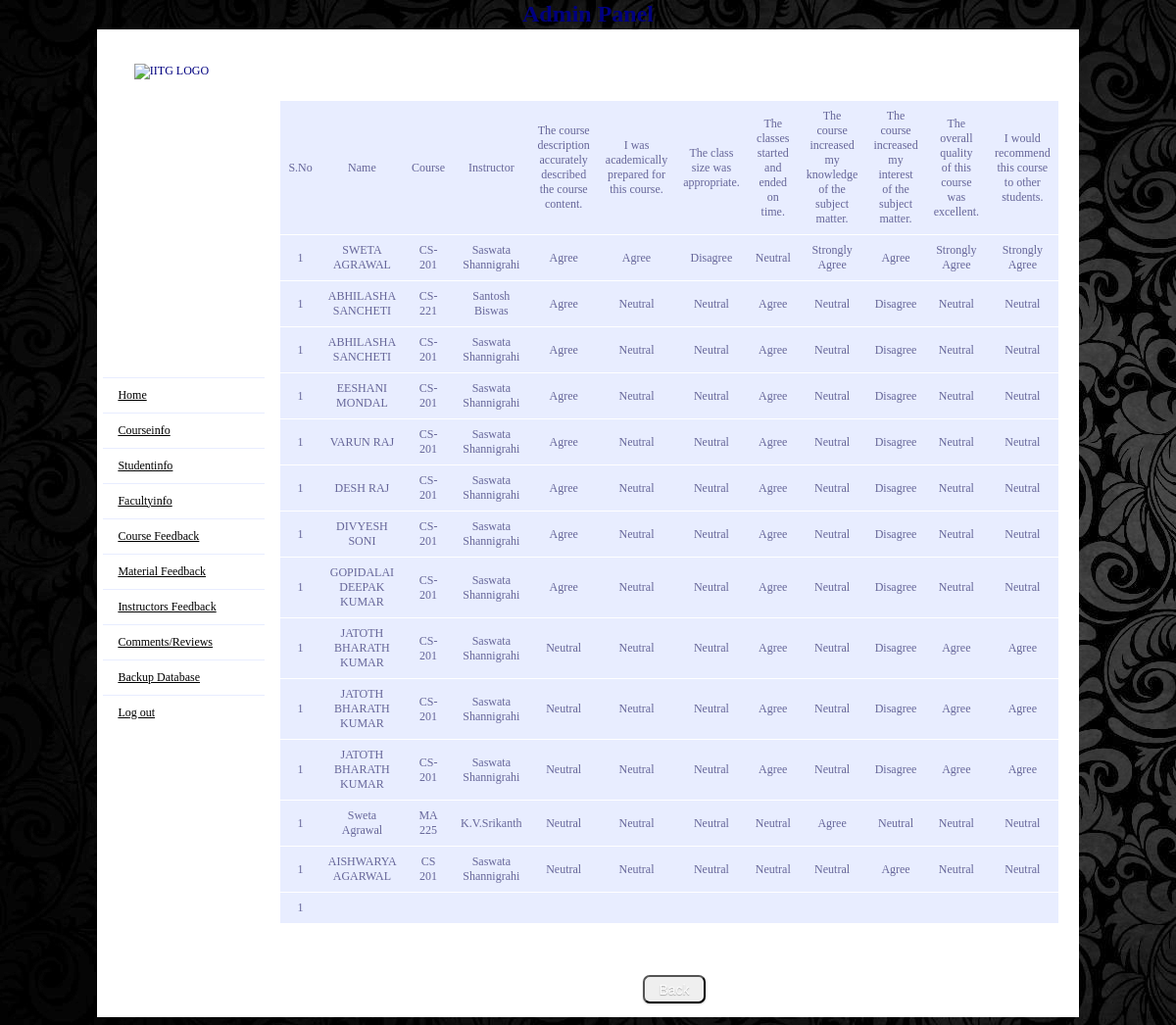
Screenshot of /admin/feedbackinfo.php with the database file from the repository.
### tables this page shows
CREATE TABLE IF NOT EXISTS `formval` (
  `id` int(11) NOT NULL AUTO_INCREMENT,
  `Name` varchar(40) NOT NULL,
  `course` varchar(40) NOT NULL,
  `instructor` varchar(40) NOT NULL,
  `q1` varchar(20) NOT NULL,
  `q2` varchar(20) NOT NULL,
  `q3` varchar(20) NOT NULL,
  `q4` varchar(20) NOT NULL,
  `q5` varchar(20) NOT NULL,
  `q6` varchar(20) NOT NULL,
  `q7` varchar(20) NOT NULL,
  `q8` varchar(20) NOT NULL,
  `q9` varchar(20) NOT NULL,
  `q10` varchar(20) NOT NULL,
  `q11` varchar(20) NOT NULL,
  `q12` varchar(20) NOT NULL,
  `q13` varchar(20) NOT NULL,
  `q14` varchar(20) NOT NULL,
  `q15` varchar(1000) NOT NULL,
  `status` varchar(15) NOT NULL DEFAULT 'NOT DONE',
  PRIMARY KEY (`id`)
);

### admin/feedbackinfo.php (the view, shortened to what this page needs)
<!DOCTYPE html PUBLIC "-//W3C//DTD XHTML 1.0 Transitional//EN" "http://www.w3.org/TR/xhtml1/DTD/xhtml1-transitional.dtd">
<html xmlns="http://www.w3.org/1999/xhtml">
<head>
<link rel="stylesheet" type="text/css" href="style1.css" />
</head>
<body>
<table width="57%" align="center"  border="0" cellpadding="0" cellspacing="1" >
<tr>
<td height="60" colspan="2" align="center">
<img src="logo-iitg.gif" alt="IITG LOGO" style="margin-left:-850px;" ><p align="center" style="margin-top:-80px; margin-bottom:50px;"><b><font size="5">Admin Panel</font></b></p>
</td>
</tr>
<tr>
<td width="17%" >
<?php include('left_side.php');?>
</td>
<td width="83%" align="center" valign="top" bgcolor="#FFFFFF">
<table id="rounded-corner" border="0" align="center" cellpadding="0" cellspacing="0" >
<?php
		$group_by=mysql_query("SELECT distinct(id) FROM formval");
		 echo '<tr>';
				   echo "<td align=center>"."S.No"."</td>";
				   echo "<td align=center>"."Name"."</td>";
				   echo "<td align=center>"."Course"."</td>";
				   echo "<td align=center>"."Instructor"."</td>";
				   echo "<td align=center>"."The course description accurately described the course content."."</td>";
				   echo "<td align=center>"."I was academically prepared for this course."."</td>";
				   echo "<td align=center>"."The class size was appropriate."."</td>";
				   echo "<td align=center>"."The classes started and ended on time."."</td>";
				   echo "<td align=center>"."The course increased my knowledge of the subject matter."."</td>";
				   echo "<td align=center>"."The course increased my interest of the subject matter."."</td>";
				   echo "<td align=center>"."The overall quality of this course was excellent."."</td>";
				   echo "<td align=center>"."I would recommend this course to other students."."</td>";
				   echo '</tr>';
		while($group_b_id = mysql_fetch_array($group_by))
		{
			$result = mysql_query("SELECT * FROM formval where id='".$group_b_id['id']."' ORDER BY id");
			$i=1;
			if(mysql_num_rows($result)>0)
			{
				 while($myrow = mysql_fetch_array($result))
				 {
				   echo '<tr>';
				   echo "<td align=center>".$i."</td>";
				   $i++;
				   echo "<td align=center>".$myrow['Name']."</td>";
				   echo "<td align=center>".$myrow['course']."</td>";
				   echo "<td align=center>".$myrow['instructor']."</td>";
				   echo "<td align=center>".$myrow['q1']."</td>";
				   echo "<td align=center>".$myrow['q2']."</td>";
				   echo "<td align=center>".$myrow['q3']."</td>";
				   echo "<td align=center>".$myrow['q4']."</td>";
				   echo "<td align=center>".$myrow['q5']."</td>";
				   echo "<td align=center>".$myrow['q6']."</td>";
				   echo "<td align=center>".$myrow['q7']."</td>";
				   echo "<td align=center>".$myrow['q7']."</td>";
				  echo '</tr>';
				 }
			}
			else
			{
				echo '<tr><td colspan=4 align=center>No record found!</td></tr>';
			}
		}
?>
</table>
<table>
<tr><td><input type="button" name="Back" value="Back"  onclick="javascript: history.go(-1)" class=" button3 black" /></td></tr></table>
</td>
</tr>
</table>
</body>
</html>

### admin/style1.css (style rules this page uses)
body, table, tr, td { font-family:verdana; font-size:12px; background-color:#DBE8F9; //background-color: gray; color:navy; }
body { background-image: url('includes/background.jpg'); }
table { margin-top:30px; }
table, tr, td { background-color: #FFF; }
img { margin-left:-700px; margin-top:20px;height:100px; width: 100px; }
#rounded-corner { font-family: "Lucida Sans Unicode", "Lucida Grande", Sans-Serif; font-size: 12px; margin: 10px; margin-bottom: 20px; margin-right:20px; width: 500px; text-align: left; border-collapse: collapse; }
#rounded-corner td { padding: 8px; background: #e8edff; border-top: 1px solid #fff; color: #669; }
.button3 { margin-top:20px; //margin-left:100px; float:right; margin-bottom:10px; color:white; display: inline-block; outline: medium none; cursor: pointer; text-align: center; text-decoration: none; font: 14px/100% Arial,Helvetica,sans-serif; padding: 0.4em 1em; text-shadow: 0px 1px 1px rgba(0, 0, 0, 0.3); border-radius: 0.5em; box-shadow: 0px 1px 2px rgba(0, 0, 0, 0.2); }
.black { background: -moz-linear-gradient(center top , gray, gray) repeat scroll 0% 0% transparent }

### rows the page displays
formval: Name "SWETA AGRAWAL", course "CS-201", instructor "Saswata Shannigrahi", q1 "Agree", q2 "Agree", q3 "Disagree", q4 "Neutral", q5 "Strongly Agree", q6 "Agree", q7 "Strongly Agree"
formval: Name "ABHILASHA SANCHETI", course "CS-221", instructor "Santosh Biswas", q1 "Agree", q2 "Neutral", q3 "Neutral", q4 "Agree", q5 "Neutral", q6 "Disagree", q7 "Neutral"
formval: Name "ABHILASHA SANCHETI", course "CS-201", instructor "Saswata Shannigrahi", q1 "Agree", q2 "Neutral", q3 "Neutral", q4 "Agree", q5 "Neutral", q6 "Disagree", q7 "Neutral"
formval: Name "EESHANI MONDAL", course "CS-201", instructor "Saswata Shannigrahi", q1 "Agree", q2 "Neutral", q3 "Neutral", q4 "Agree", q5 "Neutral", q6 "Disagree", q7 "Neutral"
formval: Name "VARUN RAJ", course "CS-201", instructor "Saswata Shannigrahi", q1 "Agree", q2 "Neutral", q3 "Neutral", q4 "Agree", q5 "Neutral", q6 "Disagree", q7 "Neutral"
formval: Name "DESH RAJ", course "CS-201", instructor "Saswata Shannigrahi", q1 "Agree", q2 "Neutral", q3 "Neutral", q4 "Agree", q5 "Neutral", q6 "Disagree", q7 "Neutral"
formval: Name "DIVYESH SONI", course "CS-201", instructor "Saswata Shannigrahi", q1 "Agree", q2 "Neutral", q3 "Neutral", q4 "Agree", q5 "Neutral", q6 "Disagree", q7 "Neutral"
formval: Name "GOPIDALAI DEEPAK KUMAR", course "CS-201", instructor "Saswata Shannigrahi", q1 "Agree", q2 "Neutral", q3 "Neutral", q4 "Agree", q5 "Neutral", q6 "Disagree", q7 "Neutral"
formval: Name "JATOTH BHARATH KUMAR", course "CS-201", instructor "Saswata Shannigrahi", q1 "Neutral", q2 "Neutral", q3 "Neutral", q4 "Agree", q5 "Neutral", q6 "Disagree", q7 "Agree"
formval: Name "JATOTH BHARATH KUMAR", course "CS-201", instructor "Saswata Shannigrahi", q1 "Neutral", q2 "Neutral", q3 "Neutral", q4 "Agree", q5 "Neutral", q6 "Disagree", q7 "Agree"
formval: Name "JATOTH BHARATH KUMAR", course "CS-201", instructor "Saswata Shannigrahi", q1 "Neutral", q2 "Neutral", q3 "Neutral", q4 "Agree", q5 "Neutral", q6 "Disagree", q7 "Agree"
formval: Name "Sweta Agrawal", course "MA 225", instructor "K.V.Srikanth", q1 "Neutral", q2 "Neutral", q3 "Neutral", q4 "Neutral", q5 "Agree", q6 "Neutral", q7 "Neutral"
formval: Name "AISHWARYA AGARWAL", course "CS 201", instructor "Saswata Shannigrahi", q1 "Neutral", q2 "Neutral", q3 "Neutral", q4 "Neutral", q5 "Neutral", q6 "Agree", q7 "Neutral"
